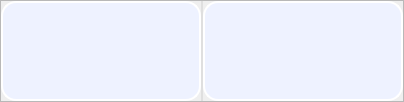
                 <widget class="QFrame" name="Result_QF_cam">
                  <property name="styleSheet">
                   <string notr="true"/>
                  </property>
                  <property name="frameShape">
                   <enum>QFrame::StyledPanel</enum>
                  </property>
                  <property name="frameShadow">
                   <enum>QFrame::Raised</enum>
                  </property>
                  <layout class="QVBoxLayout" name="verticalLayout_30">
                   <property name="spacing">
                    <number>0</number>
                   </property>
                   <property name="leftMargin">
                    <number>0</number>
                   </property>
                   <property name="topMargin">
                    <number>0</number>
                   </property>
                   <property name="rightMargin">
                    <number>0</number>
                   </property>
                   <property name="bottomMargin">
                    <number>0</number>
                   </property>
                   <item>
                    <widget class="QSplitter" name="splitter_cam">
                     <property name="styleSheet">
                      <string notr="true">#splitter_cam::handle{background: 1px solid  rgba(200, 200, 200,100);}</string>
                     </property>
                     <property name="orientation">
                      <enum>Qt::Horizontal</enum>
                     </property>
                     <property name="handleWidth">
                      <number>2</number>
                     </property>
                     <widget class="QLabel" name="pre_cam">
                      <property name="minimumSize">
                       <size>
                        <width>200</width>
                        <height>100</height>
                       </size>
                      </property>
                      <property name="styleSheet">
                       <string notr="true">background-color: rgb(238, 242, 255);
border:2px solid rgb(255, 255, 255);
border-radius:15px</string>
                      </property>
                      <property name="text">
                       <string/>
                      </property>
                      <property name="alignment">
                       <set>Qt::AlignCenter</set>
                      </property>
                     </widget>
                     <widget class="QLabel" name="res_cam">
                      <property name="minimumSize">
                       <size>
                        <width>200</width>
                        <height>100</height>
                       </size>
                      </property>
                      <property name="styleSheet">
                       <string notr="true">background-color: rgb(238, 242, 255);
border:2px solid rgb(255, 255, 255);
border-radius:15px</string>
                      </property>
                      <property name="text">
                       <string/>
                      </property>
                      <property name="alignment">
                       <set>Qt::AlignCenter</set>
                      </property>
                     </widget>
                    </widget>
                   </item>
                  </layout>
                 </widget>
